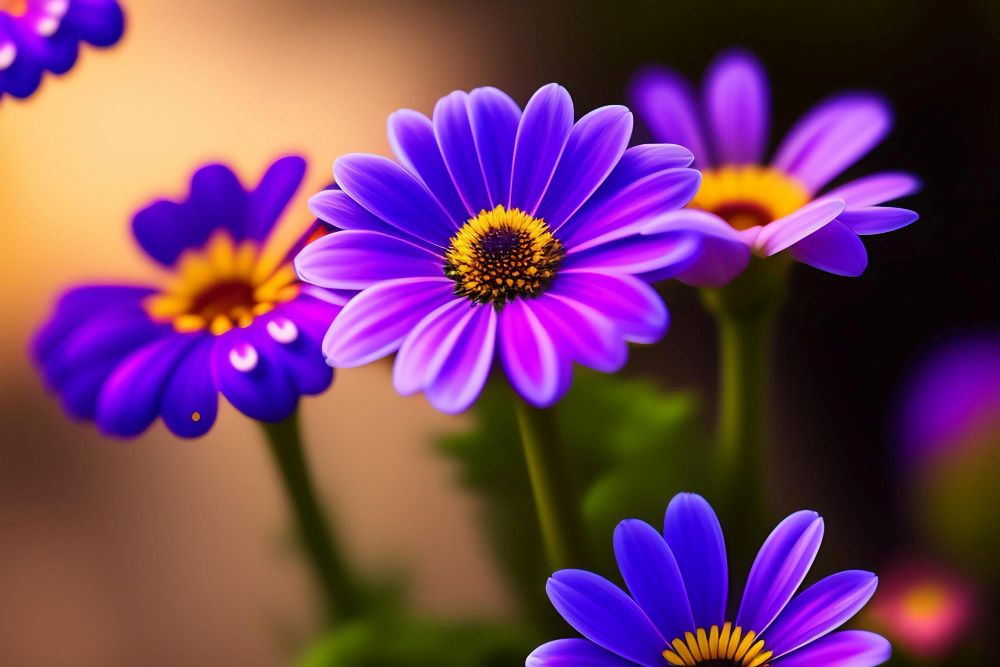
#> input picture Week3_220962105/flower.jpg, 1000 x 667 px
$ python UnsharpMasking.py
#> lines starting #> are read from the running program, lines starting #| are printed output that depends on the picture
import cv2
import numpy as np

img=cv2.imread("flower.jpg")
#> img is the input picture: shape (667, 1000, 3); mean B, G, R 99, 63.6, 115.5
kernel1=np.ones((10,10),dtype=np.float32)/100
fil=cv2.filter2D(src=img,ddepth=-1,kernel=kernel1)
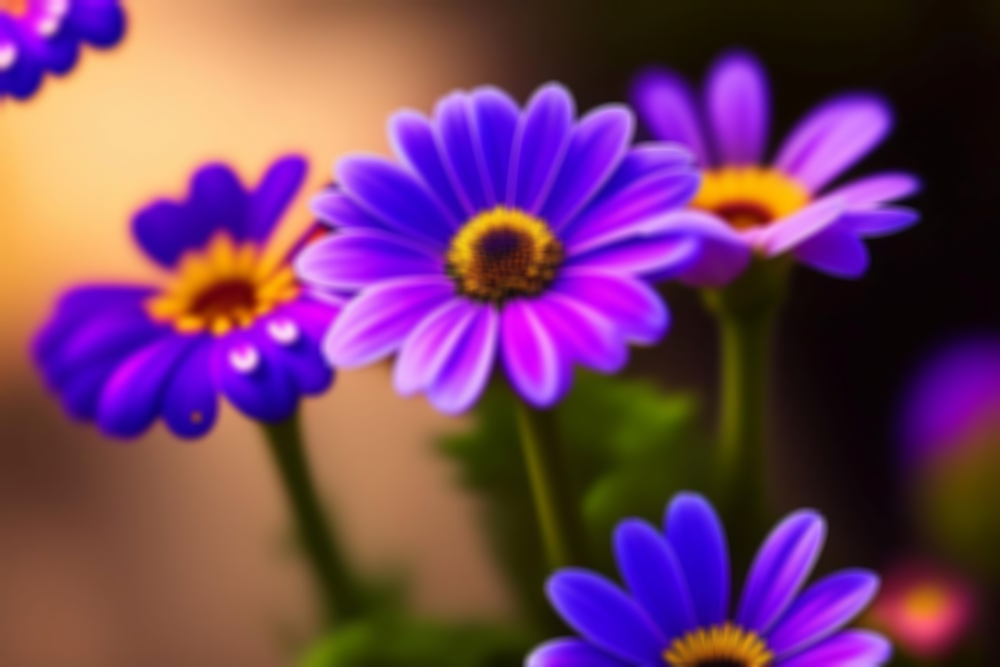
#> fil: shape (667, 1000, 3); mean B, G, R 99, 63.7, 115.6
sharp=img-fil
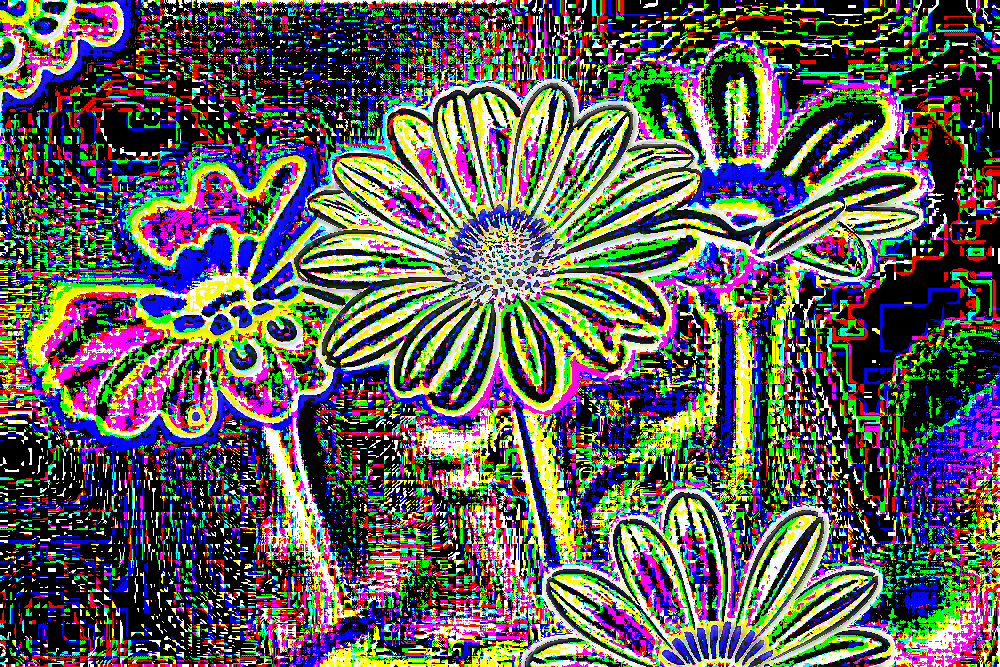
#> sharp: shape (667, 1000, 3); mean B, G, R 92.9, 90.7, 96.1
sharpedimg=cv2.addWeighted(img,1,sharp,-0.00025,0)
cv2.imshow("Original Image",img)
cv2.imshow("Blurred Image",fil)
cv2.imshow("Sharped Image",sharpedimg)

cv2.waitKey(0)
cv2.destroyAllWindows()
